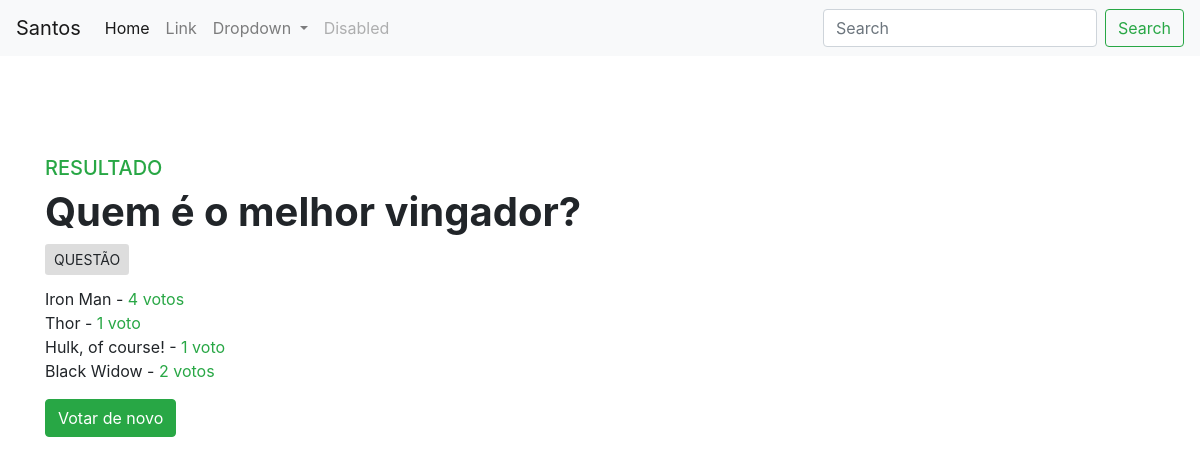
The app's page /polls/2/results/ with its own data.
### polls/models.py (models this page shows, shortened)
class Question(models.Model):
    question_text = models.CharField(max_length=256)
    pub_date = models.DateTimeField('date published')
    def was_published_recently(self):
        now = timezone.now()
        return now - datetime.timedelta(days=1) <= self.pub_date <= now
    was_published_recently.admin_order_field = 'pub_date'
    was_published_recently.boolean = True
    was_published_recently.short_description = 'Published recently?'

class Choice(models.Model):
    question = models.ForeignKey(Question, on_delete=models.CASCADE)
    choice_text = models.CharField(max_length=256)
    votes = models.IntegerField(default=0)

### polls/views.py (the view)
# urls.py: path('<int:pk>/results/', views.ResultsView.as_view(), name='result'),
class ResultsView(generic.DetailView):
    model= Question
    template_name='polls/results.html'

### polls/templates/polls/results.html
{% extends 'polls/base.html' %}
{% block content %}
<main class="container">
    <h5 class="text-success">RESULTADO</h5>
    <h1>
        <strong>
            {{ question.question_text }}
        </strong>
    </h1>
    <button class="btn btn-muted btn-sm">QUESTÃO</button>
    <ul>
        {% for choice in question.choice_set.all %}
            <li> {{choice.choice_text}} - <span class="text-success"> {{ choice.votes}} voto{{ choice.votes|pluralize}} </span></li>
        {% endfor %}
    </ul>
    <a href="{% url 'polls:detail' question.id %}" class="btn btn-success">Votar de novo</a>
</main>
{% endblock %}

### polls/static/polls/css/style.css (style rules this page uses)
main { margin-top: 100px; margin-bottom: 100px; }
ul { padding: 0px; }
ul li { list-style: none; }
.btn-muted { background-color: teal; }

### polls/templates/polls/base.html (style rules this page uses)
.btn-muted { background-color: #ddd; margin-bottom: 12px; }

### records on screen
Question: question_text "Quem é o melhor vingador?"
Choice: choice_text "Iron Man", votes "4"
Choice: choice_text "Thor", votes "1"
Choice: choice_text "Hulk, of course!", votes "1"
Choice: choice_text "Black Widow", votes "2"
